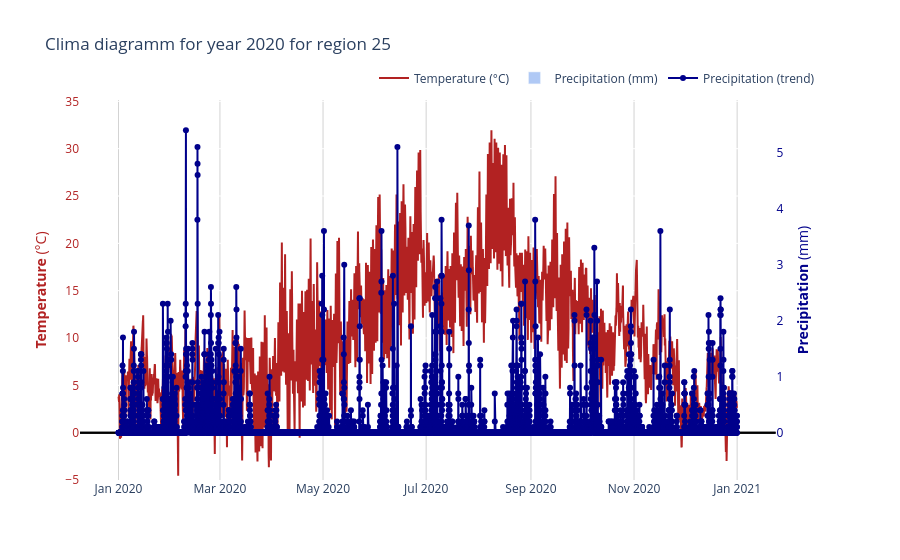

Notebook cell for this chart:
### Code cell
display_weather_per_region(weather_path, "25", "2020")

### Figure 1 — Plotly figure (JSON) as saved in the notebook; plotly's stock layout.template omitted (floating-point values rounded to 4 significant figures; data arrays with more than 128 entries replaced by an {"elided": "..."} marker saying what was removed)
{"data": [{"hovertemplate": "%{y:.1f} °C", "line": {"color": "firebrick", "width": 2}, "mode": "lines", "name": "Temperature (°C)", "type": "scatter", "x": {"elided": "8784 str values"}, "xaxis": "x", "y": {"elided": "8784 float values"}, "yaxis": "y"}, {"hovertemplate": "%{y:.1f} mm", "marker": {"color": "cornflowerblue"}, "name": "Precipitation (mm)", "opacity": 0.5, "type": "bar", "x": {"elided": "8784 str values"}, "xaxis": "x", "y": {"elided": "8784 float values"}, "yaxis": "y2"}, {"hovertemplate": "%{y:.1f} mm", "line": {"color": "darkblue", "width": 2}, "mode": "lines+markers", "name": "Precipitation (trend)", "type": "scatter", "x": {"elided": "8784 str values"}, "xaxis": "x", "y": {"elided": "8784 float values"}, "yaxis": "y2"}], "layout": {"hovermode": "x unified", "legend": {"orientation": "h", "x": 1, "xanchor": "right", "y": 1.02, "yanchor": "bottom"}, "plot_bgcolor": "white", "title": {"text": "Clima diagramm for year 2020 for region 25"}, "xaxis": {"anchor": "y", "domain": [0, 0.94], "gridcolor": "lightgrey", "showgrid": true}, "yaxis": {"anchor": "x", "color": "firebrick", "domain": [0, 1], "range": [-5.005, 35.15], "title": {"text": "<b>Temperature</b> (°C)"}, "zeroline": true, "zerolinecolor": "black", "zerolinewidth": 2}, "yaxis2": {"anchor": "x", "color": "darkblue", "overlaying": "y", "range": [-0.8459, 5.94], "showgrid": false, "side": "right", "title": {"text": "<b>Precipitation</b> (mm)"}, "zeroline": true, "zerolinecolor": "black", "zerolinewidth": 2}}}
